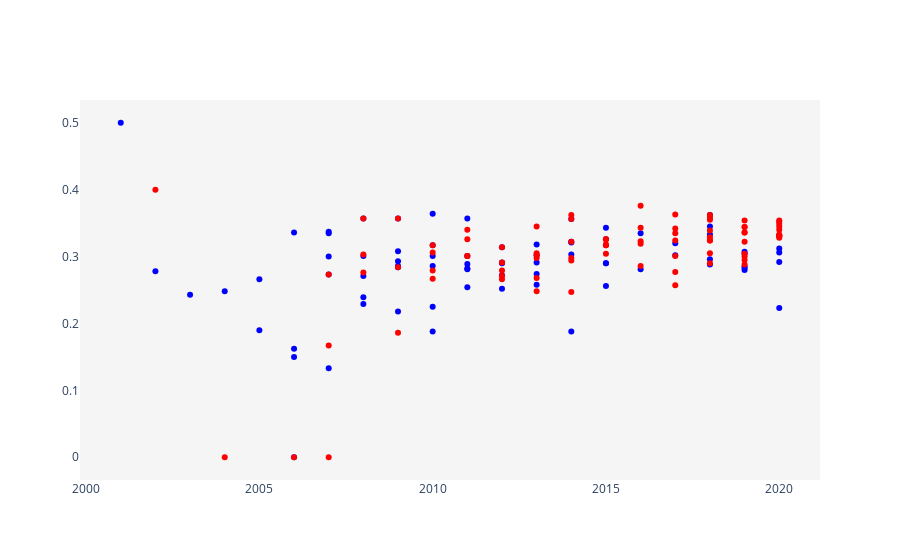

The cell this chart's notebook holds for it:
### Code cell
x_data = []
y_data = []

fig = go.Figure()

for idx, name in enumerate(hitter_majorleaguer['Name']):
    fig.add_trace(go.Scatter(x=korean_majorleaguer_dict[name].iloc[:-1]['연도'].astype(int),
                             y=korean_majorleaguer_dict[name].iloc[:-1]['타율'].astype(float),
                             mode='markers',
                             marker_color='blue',
                            name='{}'.format(name)))
    x_data.extend(korean_majorleaguer_dict[name].iloc[:-1]['연도'].astype(float).to_list())
    y_data.extend(korean_majorleaguer_dict[name].iloc[:-1]['타율'].astype(float).to_list())
    
for idx, name in enumerate(top10_hitter_dict.keys()):
    fig.add_trace(go.Scatter(x=top10_hitter_dict[name].iloc[:-1]['연도'].astype(int),
                            y=top10_hitter_dict[name].iloc[:-1]['타율'].astype(float),
                            mode='markers',
                            marker_color='red',
                            name='{}'.format(name)))
    
fig.update_yaxes(showgrid=False, zeroline=False)
fig.update_xaxes(showgrid=False, zeroline=False)
fig.update_layout(showlegend=False,
                 plot_bgcolor='rgb(245, 245, 245)')
fig.show()

### Figure 1 — Plotly figure (JSON) as saved in the notebook; plotly's stock layout.template omitted (floating-point values rounded to 4 significant figures)
{"data": [{"marker": {"color": "blue"}, "mode": "markers", "name": "강정호", "type": "scatter", "x": [2006, 2007, 2008, 2009, 2010, 2011, 2012, 2013, 2014], "y": [0.15, 0.133, 0.271, 0.286, 0.301, 0.282, 0.314, 0.291, 0.356]}, {"marker": {"color": "blue"}, "mode": "markers", "name": "김하성", "type": "scatter", "x": [2014, 2015, 2016, 2017, 2018, 2019, 2020], "y": [0.188, 0.29, 0.281, 0.302, 0.288, 0.307, 0.306]}, {"marker": {"color": "blue"}, "mode": "markers", "name": "김현수", "type": "scatter", "x": [2006, 2007, 2008, 2009, 2010, 2011, 2012, 2013, 2014, 2015, 2018, 2019, 2020], "y": [0, 0.273, 0.357, 0.357, 0.317, 0.301, 0.291, 0.302, 0.322, 0.326, 0.362, 0.304, 0.331]}, {"marker": {"color": "blue"}, "mode": "markers", "name": "박병호", "type": "scatter", "x": [2005, 2006, 2009, 2010, 2011, 2012, 2013, 2014, 2015, 2018, 2019, 2020], "y": [0.19, 0.162, 0.218, 0.188, 0.254, 0.29, 0.318, 0.303, 0.343, 0.345, 0.28, 0.223]}, {"marker": {"color": "blue"}, "mode": "markers", "name": "이대호", "type": "scatter", "x": [2001, 2002, 2003, 2004, 2005, 2006, 2007, 2008, 2009, 2010, 2011, 2017, 2018, 2019, 2020], "y": [0.5, 0.278, 0.243, 0.248, 0.266, 0.336, 0.335, 0.301, 0.293, 0.364, 0.357, 0.32, 0.333, 0.285, 0.292]}, {"marker": {"color": "blue"}, "mode": "markers", "name": "최희섭", "type": "scatter", "x": [2007, 2008, 2009, 2010, 2011, 2012, 2013, 2015], "y": [0.337, 0.229, 0.308, 0.286, 0.281, 0.252, 0.258, 0.256]}, {"marker": {"color": "blue"}, "mode": "markers", "name": "황재균", "type": "scatter", "x": [2007, 2008, 2009, 2010, 2011, 2012, 2013, 2014, 2015, 2016, 2018, 2019, 2020], "y": [0.3, 0.239, 0.284, 0.225, 0.289, 0.272, 0.274, 0.321, 0.29, 0.335, 0.296, 0.283, 0.312]}, {"marker": {"color": "red"}, "mode": "markers", "name": "최형우", "type": "scatter", "x": [2002, 2004, 2008, 2009, 2010, 2011, 2012, 2013, 2014, 2015, 2016, 2017, 2018, 2019, 2020], "y": [0.4, 0, 0.276, 0.284, 0.279, 0.34, 0.271, 0.305, 0.356, 0.318, 0.376, 0.342, 0.339, 0.3, 0.354]}, {"marker": {"color": "red"}, "mode": "markers", "name": "손아섭", "type": "scatter", "x": [2007, 2008, 2009, 2010, 2011, 2012, 2013, 2014, 2015, 2016, 2017, 2018, 2019, 2020], "y": [0.167, 0.303, 0.186, 0.306, 0.326, 0.314, 0.345, 0.362, 0.317, 0.323, 0.335, 0.329, 0.295, 0.352]}, {"marker": {"color": "red"}, "mode": "markers", "name": "로하스", "type": "scatter", "x": [2017, 2018, 2019, 2020], "y": [0.301, 0.305, 0.322, 0.349]}, {"marker": {"color": "red"}, "mode": "markers", "name": "박민우", "type": "scatter", "x": [2013, 2014, 2015, 2016, 2017, 2018, 2019, 2020], "y": [0.268, 0.298, 0.304, 0.343, 0.363, 0.324, 0.344, 0.345]}, {"marker": {"color": "red"}, "mode": "markers", "name": "페르난데스", "type": "scatter", "x": [2019, 2020], "y": [0.344, 0.34]}, {"marker": {"color": "red"}, "mode": "markers", "name": "이정후", "type": "scatter", "x": [2017, 2018, 2019, 2020], "y": [0.324, 0.355, 0.336, 0.333]}, {"marker": {"color": "red"}, "mode": "markers", "name": "허경민", "type": "scatter", "x": [2012, 2013, 2014, 2015, 2016, 2017, 2018, 2019, 2020], "y": [0.266, 0.298, 0.247, 0.317, 0.286, 0.257, 0.324, 0.288, 0.332]}, {"marker": {"color": "red"}, "mode": "markers", "name": "김현수", "type": "scatter", "x": [2006, 2007, 2008, 2009, 2010, 2011, 2012, 2013, 2014, 2015, 2018, 2019, 2020], "y": [0, 0.273, 0.357, 0.357, 0.317, 0.301, 0.291, 0.302, 0.322, 0.326, 0.362, 0.304, 0.331]}, {"marker": {"color": "red"}, "mode": "markers", "name": "강백호", "type": "scatter", "x": [2018, 2019, 2020], "y": [0.29, 0.336, 0.33]}, {"marker": {"color": "red"}, "mode": "markers", "name": "양의지", "type": "scatter", "x": [2007, 2010, 2011, 2012, 2013, 2014, 2015, 2016, 2017, 2018, 2019, 2020], "y": [0, 0.267, 0.301, 0.279, 0.248, 0.294, 0.326, 0.319, 0.277, 0.358, 0.354, 0.328]}], "layout": {"plot_bgcolor": "rgb(245, 245, 245)", "showlegend": false, "xaxis": {"showgrid": false, "zeroline": false}, "yaxis": {"showgrid": false, "zeroline": false}}}
